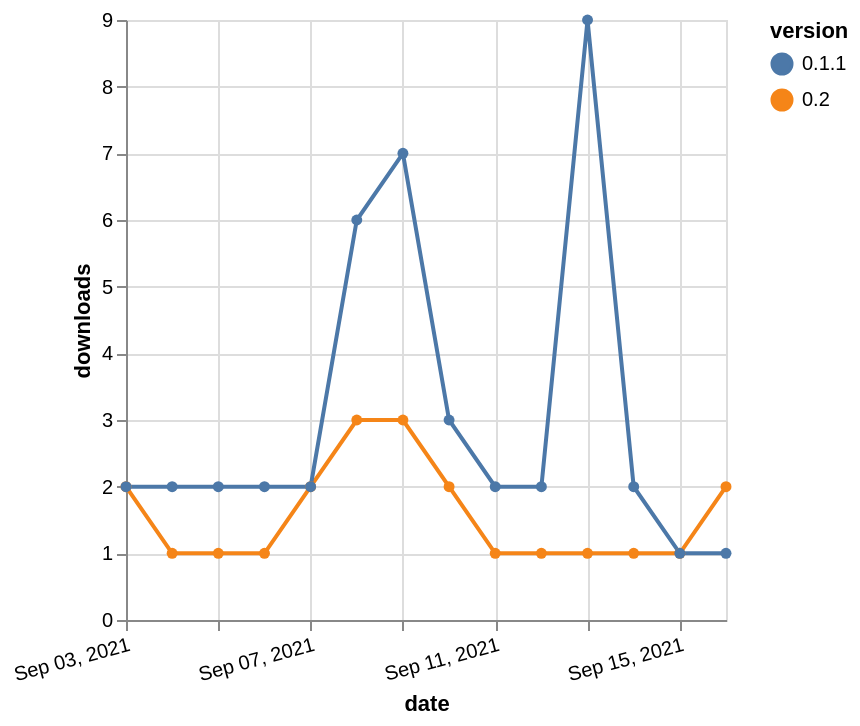

The Vega-Lite source for this figure:
### Vega-Lite specification from a JSON file in a GitHub repository (floating-point values rounded to 4 significant figures)
{"$schema": "https://vega.github.io/schema/vega-lite/v5.json", "description": "A simple bar chart with embedded data.", "data": {"values": [{"date": "2021-09-03", "total": 232, "delta": 2, "version": "0.2"}, {"date": "2021-09-04", "total": 233, "delta": 1, "version": "0.2"}, {"date": "2021-09-05", "total": 234, "delta": 1, "version": "0.2"}, {"date": "2021-09-06", "total": 235, "delta": 1, "version": "0.2"}, {"date": "2021-09-07", "total": 237, "delta": 2, "version": "0.2"}, {"date": "2021-09-08", "total": 240, "delta": 3, "version": "0.2"}, {"date": "2021-09-09", "total": 243, "delta": 3, "version": "0.2"}, {"date": "2021-09-10", "total": 245, "delta": 2, "version": "0.2"}, {"date": "2021-09-11", "total": 246, "delta": 1, "version": "0.2"}, {"date": "2021-09-12", "total": 247, "delta": 1, "version": "0.2"}, {"date": "2021-09-13", "total": 248, "delta": 1, "version": "0.2"}, {"date": "2021-09-14", "total": 249, "delta": 1, "version": "0.2"}, {"date": "2021-09-15", "total": 250, "delta": 1, "version": "0.2"}, {"date": "2021-09-16", "total": 252, "delta": 2, "version": "0.2"}, {"date": "2021-09-03", "total": 3759, "delta": 2, "version": "0.1.1"}, {"date": "2021-09-04", "total": 3761, "delta": 2, "version": "0.1.1"}, {"date": "2021-09-05", "total": 3763, "delta": 2, "version": "0.1.1"}, {"date": "2021-09-06", "total": 3765, "delta": 2, "version": "0.1.1"}, {"date": "2021-09-07", "total": 3767, "delta": 2, "version": "0.1.1"}, {"date": "2021-09-08", "total": 3773, "delta": 6, "version": "0.1.1"}, {"date": "2021-09-09", "total": 3780, "delta": 7, "version": "0.1.1"}, {"date": "2021-09-10", "total": 3783, "delta": 3, "version": "0.1.1"}, {"date": "2021-09-11", "total": 3785, "delta": 2, "version": "0.1.1"}, {"date": "2021-09-12", "total": 3787, "delta": 2, "version": "0.1.1"}, {"date": "2021-09-13", "total": 3796, "delta": 9, "version": "0.1.1"}, {"date": "2021-09-14", "total": 3798, "delta": 2, "version": "0.1.1"}, {"date": "2021-09-15", "total": 3799, "delta": 1, "version": "0.1.1"}, {"date": "2021-09-16", "total": 3800, "delta": 1, "version": "0.1.1"}]}, "width": "container", "mark": {"type": "line", "point": {"filled": true}}, "encoding": {"x": {"field": "date", "type": "temporal", "timeUnit": "yearmonthdate", "title": "date", "axis": {"labelAngle": -15}}, "y": {"field": "delta", "type": "quantitative", "title": "downloads"}, "color": {"field": "version", "type": "nominal"}, "tooltip": {"field": "delta"}}}
